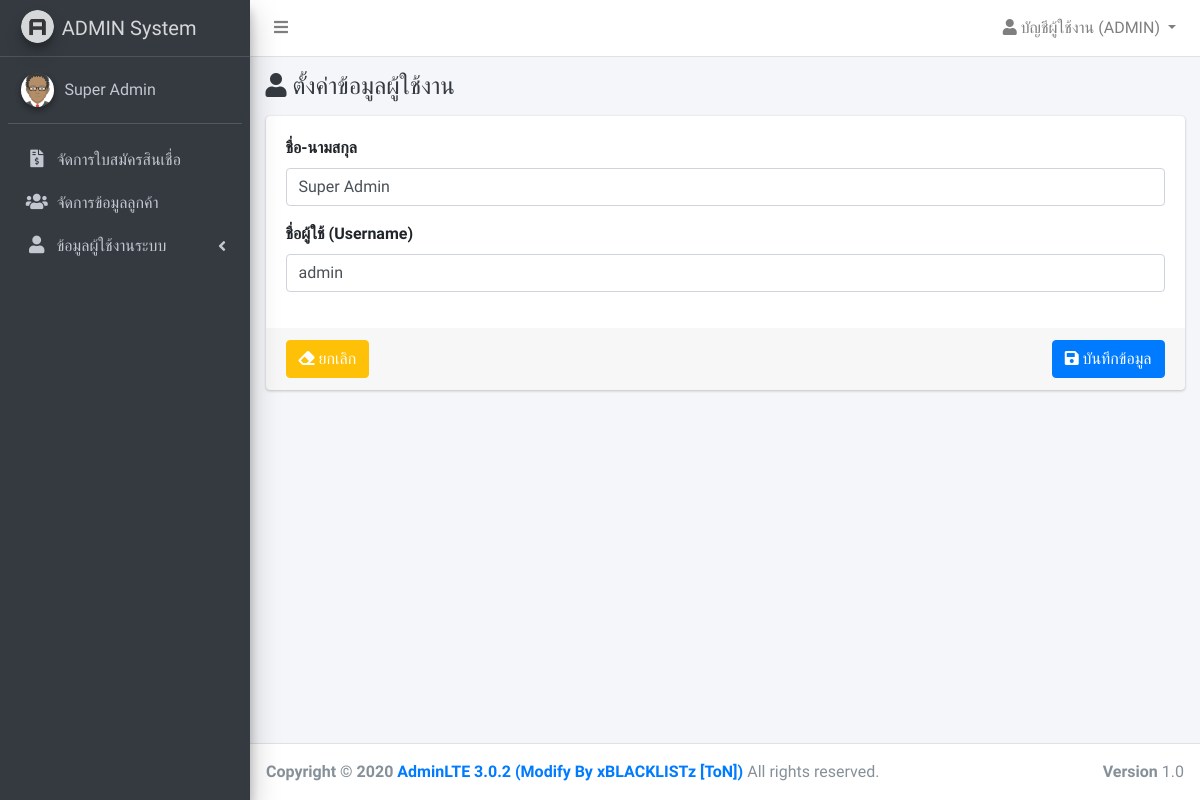
Page /admin/profile/index.php (signed in) on the committed database.
### tables this page shows
CREATE TABLE `users` (
  `id` int(11) NOT NULL,
  `username` varchar(32) NOT NULL,
  `password` varchar(64) NOT NULL,
  `name` varchar(255) NOT NULL,
  `is_owner` int(1) NOT NULL,
  `role` varchar(10) NOT NULL,
  `created_at` timestamp NOT NULL DEFAULT current_timestamp(),
  `updated_at` timestamp NULL DEFAULT NULL ON UPDATE current_timestamp()
);

### app/SQLiManager.php (called while the page is built, shortened)
<?php
if(class_exists('SQLiManager') === false)
{
	class SQLiManager{
		var $table;
		var $field;
		var $condition;
		public function SQLiManager()
		{
			$this->connect = mysqli_connect(DB_HOST,DB_USER,DB_PASS,DB_NAME);
			$cs1 = "SET character_set_results=utf8";
			mysqli_query($this->connect,$cs1) or die('Error query: ' . mysqli_error($this->connect));
			$cs2 = "SET character_set_client = utf8";
			mysqli_query($this->connect,$cs2) or die('Error query: ' . mysqli_error($this->connect));
			$cs3 = "SET character_set_connection = utf8";
			mysqli_query($this->connect,$cs3) or die('Error query: ' . mysqli_error($this->connect));
			$this->field="*";
		}
		public function select()
		{
			$this->sql="SELECT $this->field FROM $this->table $this->condition";
			$result=mysqli_query($this->connect,$this->sql) or trigger_error(mysqli_error($this->connect),E_USER_ERROR);
			return $result;
		}
	}
}
?>

### app/check_auth.php (called while the page is built, shortened)
<?php
$sql = new SQLiManager();
if( !empty($_SESSION["admin"]) ){
	$sql->table = "users";
	$sql->field = "name, username";
	$sql->condition = "WHERE id={$_SESSION["admin"]}";
	$rsAuth = $sql->select();
}
if( !empty($rsAuth) ){
	if( mysqli_num_rows($rsAuth) <= 0 ){
		session_destroy();
		ob_clean();
		header("location:".URL);
	}
	else{
		$auth = mysqli_fetch_assoc($rsAuth);
	}
}

### admin/layouts/menu_init.php (called while the page is built)
<?php
$menu[] = ["label"=>"จัดการใบสมัครสินเชื่อ", "key"=>"borrows", "url"=>URL."admin/borrows", 'icon'=>'fas fa-file-invoice-dollar'];
$menu[] = ["label"=>"จัดการข้อมูลลูกค้า", "key"=>"customers", "url"=>URL."admin/customers", 'icon'=>'fa fa-users'];
$sub_admin[] = ["label"=>"ผู้ใช้งานระบบ (หลังบ้าน)", "key"=>"admins", "url"=>URL."admin/users", 'icon'=>''];
$sub_admin[] = ["label"=>"Sale Agents", "key"=>"users", "url"=>URL."admin/sales", 'icon'=>''];
$menu[] = ["label"=>"ข้อมูลผู้ใช้งานระบบ", "key"=>"admins", 'icon'=>'fa fa-user', "sub"=>$sub_admin];

### admin/profile/index.php (the view, shortened to what this page needs)
<?php
$_title = "ตั้งค่าข้อมูลผู้ใช้งาน";
include("../layouts/header.php");
include($_pathURL."admin/layouts/navbar.php");
include($_pathURL."admin/layouts/menu.php");
$sql->table = "users";
$sql->condition = "WHERE id='{$_SESSION["admin"]}' LIMIT 1";
$result = mysqli_fetch_assoc($sql->select());
?>
<div class="content-wrapper">
	<div class="content-header">
		<div class="container-fluid">
			<div class="row">
				<div class="col-sm-12">
					<div class="clearfix">
						<h4 class="m-0 text-dark float-left"><i class="fa fa-user"></i> <?= !empty($_title) ? $_title : "" ?></h4>
					</div>
				</div>
			</div>
		</div>
	</div>
	<section class="content">
		<div class="container-fluid">
			<div class="card">
				<form class="form-submit" action="<?=URL?>admin/profile/save.php" method="POST">
					<div class="card-body">
						<div class="form-group">
							<label for="name">ชื่อ-นามสกุล</label>
							<input type="name" class="form-control" id="name" name="name" placeholder="กรอกชื่อ-นามสกุล" value="<?=$result["name"]?>">
						</div>
						<div class="form-group">
							<label for="username">ชื่อผู้ใช้ (Username)</label>
							<input type="text" class="form-control" id="username" name="username" placeholder="Username" value="<?=$result["username"]?>">
						</div>
					</div>
					<div class="card-footer">
						<div class="clearfix">
							<button class="btn btn-warning float-left text-white" type="reset"><i class="fas fa-eraser"></i> ยกเลิก</button>
							<button type="submit" class="btn btn-primary btn-submit float-right">
								<i class="fa fa-save"></i> บันทึกข้อมูล
							</button>
						</div>
					</div>
				</form>
			</div>
		</div>
	</section>
</div>
<?php
include($_pathURL."admin/layouts/footer.php");
?>

### admin/layouts/navbar.php (shortened to what this page needs)
<nav class="main-header navbar navbar-expand navbar-white navbar-light">
	<ul class="navbar-nav">
		<li class="nav-item">
			<a class="nav-link" data-widget="pushmenu" href="#"><i class="fas fa-bars"></i></a>
		</li>
	</ul>
	<ul class="navbar-nav ml-auto">
		<li class="nav-item dropdown">
			<a class="nav-link dropdown-toggle" href="#" id="navbarDropdown" role="button" data-toggle="dropdown" aria-haspopup="true" aria-expanded="false">
				<i class="fa fa-user"></i> บัญชีผู้ใช้งาน (<?=strtoupper($auth["username"])?>)
			</a>
		</li>
	</ul>
</nav>

### admin/layouts/menu.php (shortened to what this page needs)
<aside class="main-sidebar sidebar-dark-primary elevation-4">
	<a href="index3.html" class="brand-link">
		<img src="<?=IMAGES?>/AdminLTELogo.png" alt="AdminLTE Logo" class="brand-image img-circle elevation-3"
		style="opacity: .8">
		<span class="brand-text font-weight-light">ADMIN System</span>
	</a>
	<div class="sidebar">
		<div class="user-panel mt-3 pb-3 mb-3 d-flex">
			<div class="image">
				<img src="<?=IMAGES?>/avatar.png" class="img-circle elevation-2" alt="User Image">
			</div>
			<div class="info">
				<a href="" class="d-block"><?=$auth["name"]?></a>
			</div>
		</div>
          <?php include("menu_init.php"); ?>
		<nav class="mt-2">
			<ul class="nav nav-pills nav-sidebar flex-column" data-widget="treeview" role="menu" data-accordion="false">
               <?php
               foreach ($menu as $key => $value) {
                    if( empty($value["sub"]) ){
                         ?>
                         <li class="nav-item">
                              <a href="<?=$value["url"]?>?page=<?=$value['key']?>" class="nav-link <?= $value['key'] == $_GET['page'] ? "active" : "" ?>">
                                   <i class="nav-icon <?=$value["icon"]?>"></i>
                                   <p>
                                        <?=$value["label"]?>
                                   </p>
                              </a>
                         </li>
                         <?php
                    }
                    else{
                         ?>
                         <li class="nav-item has-treeview <?= $value['key'] == $_GET['page'] ? "menu-open" : "" ?>">
                              <a href="#" class="nav-link <?= $value['key'] == $_GET['page'] ? "active" : "" ?>">
                                   <i class="nav-icon <?=$value["icon"]?>"></i>
                                   <p>
                                        <?=$value["label"]?>
                                        <i class="right fas fa-angle-left"></i>
                                   </p>
                              </a>
                         </li>
                         <?php
                    }
               }
               ?>
          </ul>
      </nav>
  </div>
</aside>

### rows in the picture
users: username "ADMIN", name "Super Admin", username "admin"

### other values in the picture
$value["label"] "จัดการใบสมัครสินเชื่อ"
$value["label"] "จัดการข้อมูลลูกค้า"
$value["label"] "ข้อมูลผู้ใช้งานระบบ"
$_title "ตั้งค่าข้อมูลผู้ใช้งาน"
